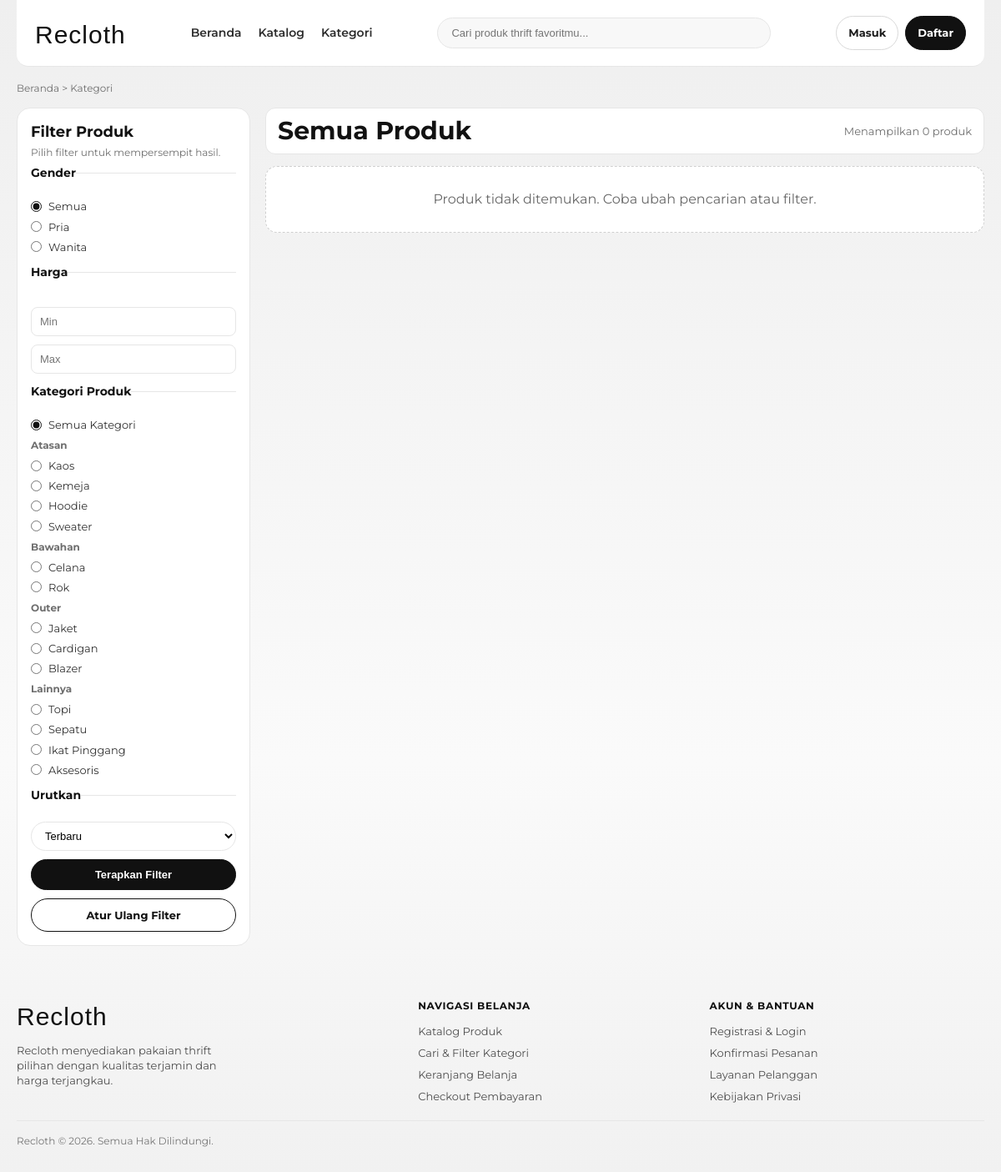
Before: /src/user/category.php with the older database file.
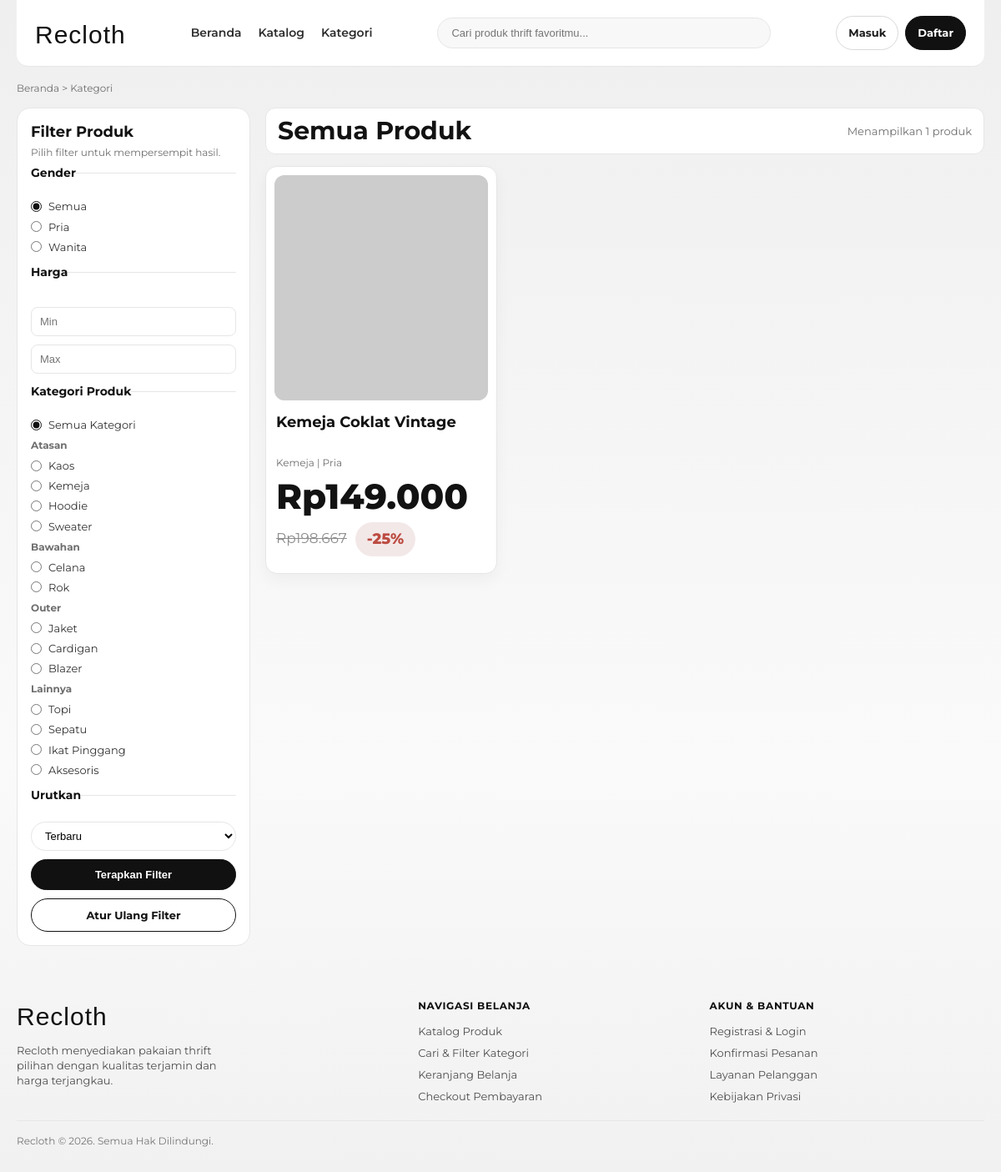
After: the same page with the newer database file.
### tables this page shows
CREATE TABLE products (
  id INT AUTO_INCREMENT PRIMARY KEY,
  name VARCHAR(255),
  description TEXT,
  gender ENUM('pria', 'wanita') NULL,
  condition_status VARCHAR(100) NULL,
  size_label VARCHAR(50) NULL,
  production_year YEAR NULL,
  material VARCHAR(120) NULL,
  image VARCHAR(255) NULL,
  price DECIMAL(10,2),
  stock INT,
  discount_percent INT DEFAULT 0,
  category_id INT,
  created_at TIMESTAMP DEFAULT CURRENT_TIMESTAMP,
  FOREIGN KEY (category_id) REFERENCES categories(id)
    ON DELETE CASCADE
);

CREATE TABLE categories (
  id INT AUTO_INCREMENT PRIMARY KEY,
  name VARCHAR(255),
  created_at TIMESTAMP DEFAULT CURRENT_TIMESTAMP
);

### src/config/product_repository.php (called while the page is built, shortened)
<?php
function recloth_get_product_schema(PDO $pdo): array
{
    $columnsStmt = $pdo->query('SHOW COLUMNS FROM products');
    $columns = array_map('strtolower', $columnsStmt->fetchAll(PDO::FETCH_COLUMN));
    $galleryTableStmt = $pdo->query("SHOW TABLES LIKE 'product_images'");
    $hasGalleryTable = (bool) $galleryTableStmt->fetchColumn();
    $cache = [
        'has_gender' => in_array('gender', $columns, true),
        'has_image' => in_array('image', $columns, true),
        'has_condition' => in_array('condition_status', $columns, true),
        'has_size' => in_array('size_label', $columns, true),
        'has_year' => in_array('production_year', $columns, true),
        'has_material' => in_array('material', $columns, true),
        'has_gallery_table' => $hasGalleryTable,
    ];
    return $cache;
}
function recloth_base_product_select(array $schema): string
{
    $discountCol = "COALESCE(p.discount_percent, 0)";
    return "
        SELECT
            p.id,
            p.name,
            p.description,
            p.price,
            p.stock,
            " . $discountCol . " AS discount_percent,
            " . ($schema['has_image'] ? "IF(p.image LIKE 'uploads/%', CONCAT('/Recloth/src/admin/', p.image), p.image)" : "''") . " AS image,
            " . ($schema['has_gender'] ? 'p.gender' : "''") . " AS gender,
            " . ($schema['has_condition'] ? 'p.condition_status' : "''") . " AS condition_status,
            " . ($schema['has_size'] ? 'p.size_label' : "''") . " AS size_label,
            " . ($schema['has_year'] ? 'p.production_year' : 'NULL') . " AS production_year,
            " . ($schema['has_material'] ? 'p.material' : "''") . " AS material,
            c.name AS category_name
        FROM products p
        LEFT JOIN categories c ON c.id = p.category_id
    ";
}
function recloth_fetch_products(PDO $pdo, array $options = []): array
{
    $schema = recloth_get_product_schema($pdo);
    $sql = recloth_base_product_select($schema);
    $search = trim((string) ($options['search'] ?? ''));
    $gender = strtolower(trim((string) ($options['gender'] ?? '')));
    $category = strtolower(trim((string) ($options['category'] ?? '')));
    $sort = trim((string) ($options['sort'] ?? 'terbaru'));
    $minPrice = $options['min_price'] ?? null;
    $maxPrice = $options['max_price'] ?? null;
    $limit = $options['limit'] ?? null;
    $featured = (bool) ($options['featured'] ?? false);
    $params = [];
    if ($featured) {
        $sql .= ' ORDER BY COALESCE(p.discount_percent, 0) DESC, p.stock DESC, p.created_at DESC, p.id DESC';
    } elseif ($sort === 'harga_terendah') {
        $sql .= ' ORDER BY p.price ASC';
    } elseif ($sort === 'harga_tertinggi') {
        $sql .= ' ORDER BY p.price DESC';
    } else {
        $sql .= ' ORDER BY p.created_at DESC, p.id DESC';
    }
    $stmt = $pdo->prepare($sql);
    $stmt->execute($params);
    return $stmt->fetchAll(PDO::FETCH_ASSOC);
}

### src/user/category.php (the view, shortened to what the changed rows need)
<?php
require '../config/database.php';
require '../config/product_repository.php';
$search = trim($_GET['search'] ?? '');
$gender = strtolower(trim($_GET['gender'] ?? ''));
$category = strtolower(trim($_GET['category'] ?? ($_GET['kategori'] ?? '')));
$minRaw = trim($_GET['min'] ?? '');
$maxRaw = trim($_GET['max'] ?? '');
$sort = trim($_GET['sort'] ?? 'terbaru');
$minPrice = is_numeric($minRaw) ? (float) $minRaw : null;
$maxPrice = is_numeric($maxRaw) ? (float) $maxRaw : null;
$kategoriMap = [
    'Atasan' => ['kaos', 'kemeja', 'hoodie', 'sweater'],
    'Bawahan' => ['celana', 'rok'],
    'Outer' => ['jaket', 'cardigan', 'blazer'],
    'Lainnya' => ['topi', 'sepatu', 'ikat pinggang', 'aksesoris'],
];
$pdo->setAttribute(PDO::ATTR_ERRMODE, PDO::ERRMODE_EXCEPTION);
$products = recloth_fetch_products($pdo, [
    'search' => $search,
    'gender' => $gender,
    'category' => $category,
    'min_price' => $minPrice,
    'max_price' => $maxPrice,
    'sort' => $sort,
]);
$produkText = $category !== '' ? ucfirst($category) : 'Semua Produk';
function rupiah($price): string
{
    return 'Rp' . number_format((float) $price, 0, ',', '.');
}
function priceBeforeDiscount($price, int $discountPercent = 0): float
{
    $discountPercent = max(0, min(90, $discountPercent));
    return (float) $price / (1 - ($discountPercent / 100));
}
function e($text): string
{
    return htmlspecialchars((string) $text, ENT_QUOTES, 'UTF-8');
}
?>
<!DOCTYPE html>
<html lang="id">
<head>
</head>
<body>
<div class="site-wrap">
    <div class="catalog-layout">
        <aside class="sidebar">
            <form id="filter-form" method="GET" action="category.php">
                <fieldset class="filter-group">
                    <legend>Kategori Produk</legend>
                    <ul class="filter-list">
                        <li><label><input type="radio" name="category" value="" <?= $category === '' ? 'checked' : '' ?>> Semua Kategori</label></li>
                    </ul>
                    <?php foreach ($kategoriMap as $group => $items): ?>
                        <p class="group-label"><?= e($group) ?></p>
                        <ul class="filter-list">
                            <?php foreach ($items as $item): ?>
                                <li>
                                    <label>
                                        <input type="radio" name="category" value="<?= e($item) ?>" <?= $category === $item ? 'checked' : '' ?>>
                                        <?= e(ucwords($item)) ?>
                                    </label>
                                </li>
                            <?php endforeach; ?>
                        </ul>
                    <?php endforeach; ?>
                </fieldset>
            </form>
        </aside>
        <section class="content">
            <div class="content-head">
                <h1><?= e($produkText) ?></h1>
                <div class="info-sort">
                    <span>Menampilkan <?= count($products) ?> produk</span>
                </div>
            </div>
            <?php if (empty($products)): ?>
                <div class="empty">Produk tidak ditemukan. Coba ubah pencarian atau filter.</div>
            <?php else: ?>
                <div class="grid">
                    <?php foreach ($products as $product): ?>
                        <?php $discount = (int) ($product['discount_percent'] ?? 0); ?>
                        <?php $oldPrice = priceBeforeDiscount((float) $product['price'], $discount); ?>
                        <article class="card">
                            <a class="card-link" href="detail_product.php?id=<?= (int) $product['id'] ?>" aria-label="Lihat detail <?= e($product['name']) ?>">
                                <div class="img-wrap">
                                    <?php if (!empty($product['image'])): ?>
                                        <img src="<?= e($product['image']) ?>" alt="<?= e($product['name']) ?>">
                                    <?php else: ?>
                                        <div class="img-fallback">Gambar belum tersedia</div>
                                    <?php endif; ?>
                                </div>
                                <div class="card-body">
                                    <h2 class="product-name"><?= e($product['name']) ?></h2>
                                    <p class="meta">
                                        <?= e(ucwords((string) ($product['category_name'] ?? '-'))) ?>
                                        <?php if (!empty($product['gender'])): ?>
                                            | <?= e(ucfirst((string) $product['gender'])) ?>
                                        <?php endif; ?>
                                    </p>
                                    <div class="price-row">
                                        <p class="price"><?= rupiah($product['price']) ?></p>
                                        <?php if ($discount > 0): ?>
                                            <p class="old-price"><?= rupiah($oldPrice) ?></p>
                                            <span class="discount">-<?= (int) $discount ?>%</span>
                                        <?php endif; ?>
                                    </div>
                                </div>
                            </a>
                        </article>
                    <?php endforeach; ?>
                </div>
            <?php endif; ?>
        </section>
    </div>
</div>
</body>
</html>

Changed rows visible on the page:
added products: name "Kemeja Coklat Vintage", category.name "Kemeja", gender "Pria", price "Rp149.000", oldPrice "Rp198.667", discount "25"
Other visible differences:
count($products): "0" → "1"
text no longer shown: "Produk tidak ditemukan. Coba ubah pencarian atau filter."
